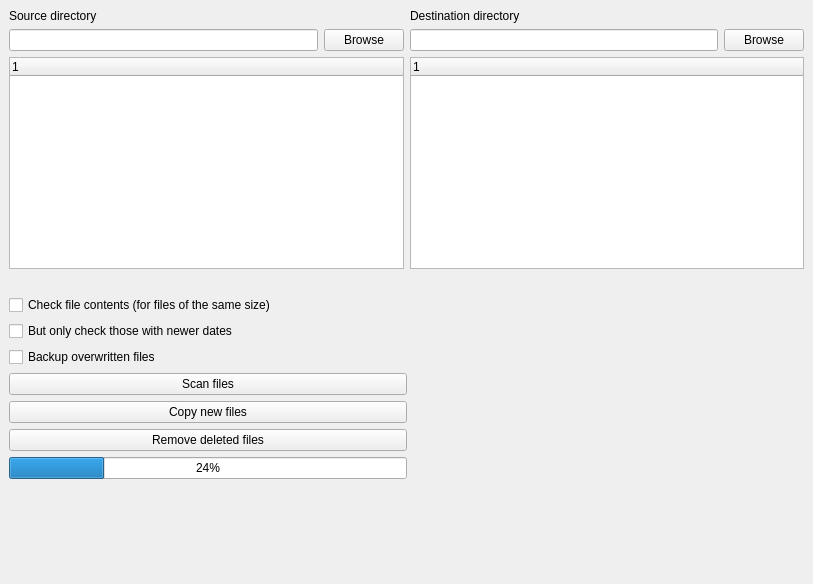
<?xml version="1.0" encoding="UTF-8"?>
<ui version="4.0">
 <class>MainWindow</class>
 <widget class="QMainWindow" name="MainWindow">
  <property name="geometry">
   <rect>
    <x>0</x>
    <y>0</y>
    <width>813</width>
    <height>584</height>
   </rect>
  </property>
  <property name="windowTitle">
   <string>Backup</string>
  </property>
  <widget class="QWidget" name="centralwidget">
   <property name="autoFillBackground">
    <bool>false</bool>
   </property>
   <layout class="QVBoxLayout" name="verticalLayout">
    <item>
     <layout class="QHBoxLayout" name="horizontalLayout">
      <item>
       <layout class="QVBoxLayout" name="verticalLayout_3">
        <item>
         <widget class="QLabel" name="source_label">
          <property name="text">
           <string>Source directory</string>
          </property>
         </widget>
        </item>
        <item>
         <layout class="QHBoxLayout" name="horizontalLayout_3">
          <item>
           <widget class="QLineEdit" name="source_path"/>
          </item>
          <item>
           <widget class="QPushButton" name="source_browse">
            <property name="text">
             <string>Browse</string>
            </property>
           </widget>
          </item>
         </layout>
        </item>
        <item>
         <widget class="QTreeWidget" name="source_view">
          <column>
           <property name="text">
            <string notr="true">1</string>
           </property>
          </column>
         </widget>
        </item>
        <item>
         <widget class="QLabel" name="source_size_label">
          <property name="text">
           <string/>
          </property>
         </widget>
        </item>
       </layout>
      </item>
      <item>
       <layout class="QVBoxLayout" name="verticalLayout_4">
        <item>
         <widget class="QLabel" name="destination_label">
          <property name="text">
           <string>Destination directory</string>
          </property>
         </widget>
        </item>
        <item>
         <layout class="QHBoxLayout" name="horizontalLayout_4">
          <item>
           <widget class="QLineEdit" name="destination_path"/>
          </item>
          <item>
           <widget class="QPushButton" name="destination_browse">
            <property name="text">
             <string>Browse</string>
            </property>
           </widget>
          </item>
         </layout>
        </item>
        <item>
         <widget class="QTreeWidget" name="destination_view">
          <column>
           <property name="text">
            <string notr="true">1</string>
           </property>
          </column>
         </widget>
        </item>
        <item>
         <widget class="QLabel" name="destination_size_label">
          <property name="text">
           <string/>
          </property>
         </widget>
        </item>
       </layout>
      </item>
     </layout>
    </item>
    <item>
     <layout class="QHBoxLayout" name="horizontalLayout_2">
      <item>
       <layout class="QVBoxLayout" name="verticalLayout_2">
        <item>
         <widget class="QCheckBox" name="check_file_contents">
          <property name="text">
           <string>Check file contents (for files of the same size)</string>
          </property>
         </widget>
        </item>
        <item>
         <widget class="QCheckBox" name="check_file_contents_newer">
          <property name="text">
           <string>But only check those with newer dates</string>
          </property>
         </widget>
        </item>
        <item>
         <widget class="QCheckBox" name="check_bakcup_overwritten">
          <property name="text">
           <string>Backup overwritten files</string>
          </property>
         </widget>
        </item>
        <item>
         <widget class="QPushButton" name="scan_button">
          <property name="text">
           <string>Scan files</string>
          </property>
         </widget>
        </item>
        <item>
         <widget class="QPushButton" name="copy_button">
          <property name="text">
           <string>Copy new files</string>
          </property>
         </widget>
        </item>
        <item>
         <widget class="QPushButton" name="do_remove_deleted">
          <property name="text">
           <string>Remove deleted files</string>
          </property>
         </widget>
        </item>
        <item>
         <widget class="QProgressBar" name="progress_bar">
          <property name="value">
           <number>24</number>
          </property>
         </widget>
        </item>
        <item>
         <spacer name="verticalSpacer">
          <property name="orientation">
           <enum>Qt::Vertical</enum>
          </property>
          <property name="sizeHint" stdset="0">
           <size>
            <width>20</width>
            <height>40</height>
           </size>
          </property>
         </spacer>
        </item>
        <item>
         <widget class="QLabel" name="info_label">
          <property name="text">
           <string/>
          </property>
         </widget>
        </item>
       </layout>
      </item>
      <item>
       <spacer name="horizontalSpacer">
        <property name="orientation">
         <enum>Qt::Horizontal</enum>
        </property>
        <property name="sizeHint" stdset="0">
         <size>
          <width>40</width>
          <height>20</height>
         </size>
        </property>
       </spacer>
      </item>
     </layout>
    </item>
   </layout>
  </widget>
 </widget>
 <resources/>
 <connections/>
</ui>
